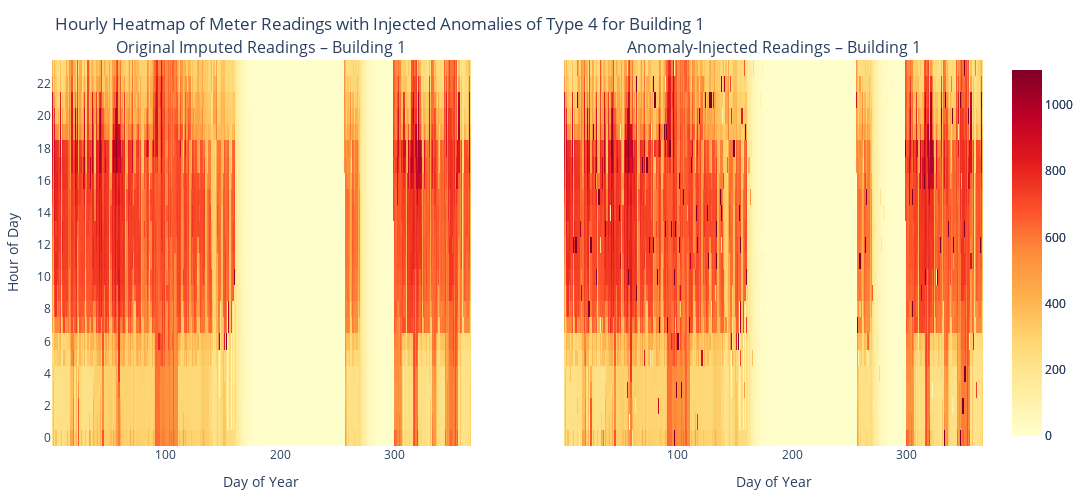

Notebook source saved alongside this figure:
### Code cell
imputed_df = pd.read_csv("electricity_cleaned_imputed.csv")
injected_df = pd.read_csv("OUTPUT_BDG2/MODIFIED/TYPE4/1_modified.csv")  # replace 1 with building ID

building_id = 1  # Specify the building ID you want to visualize
anomaly_type = 4  # Specify the anomaly type you want to visualize



plot_interactive_anomaly_heatmap(
    original_df=imputed_df,
    injected_df=injected_df,
    building_id=building_id,
    output_html_path= f"anomaly_heatmap_building_{building_id}_type_{anomaly_type}.html",  # Save to HTML
    anomaly_type=anomaly_type
)

### Figure 1 — Plotly figure (JSON) as saved in the notebook; plotly's stock layout.template omitted (floating-point values rounded to 4 significant figures; data arrays with more than 128 entries replaced by an {"elided": "..."} marker saying what was removed)
{"data": [{"colorscale": [[0, "rgb(255,255,204)"], [0.125, "rgb(255,237,160)"], [0.25, "rgb(254,217,118)"], [0.375, "rgb(254,178,76)"], [0.5, "rgb(253,141,60)"], [0.625, "rgb(252,78,42)"], [0.75, "rgb(227,26,28)"], [0.875, "rgb(189,0,38)"], [1, "rgb(128,0,38)"]], "hovertemplate": "Hour: %{y}:00<br>Day: %{x}<br>Imputed: %{z:.2f}<extra></extra>", "type": "heatmap", "x": {"elided": "366 int values"}, "xaxis": "x", "y": [0, 1, 2, 3, 4, 5, 6, 7, 8, 9, 10, 11, 12, 13, 14, 15, 16, 17, 18, 19, 20, 21, 22, 23], "yaxis": "y", "z": {"elided": "24x366 float values"}, "zmax": 1106.0, "zmin": 1.139e-05}, {"colorscale": [[0, "rgb(255,255,204)"], [0.125, "rgb(255,237,160)"], [0.25, "rgb(254,217,118)"], [0.375, "rgb(254,178,76)"], [0.5, "rgb(253,141,60)"], [0.625, "rgb(252,78,42)"], [0.75, "rgb(227,26,28)"], [0.875, "rgb(189,0,38)"], [1, "rgb(128,0,38)"]], "customdata": {"elided": "24x366 str values"}, "hovertemplate": "%{customdata}<extra></extra>", "type": "heatmap", "x": {"elided": "366 int values"}, "xaxis": "x2", "y": [0, 1, 2, 3, 4, 5, 6, 7, 8, 9, 10, 11, 12, 13, 14, 15, 16, 17, 18, 19, 20, 21, 22, 23], "yaxis": "y2", "z": {"elided": "24x366 float values"}, "zmax": 1106.0, "zmin": 1.139e-05}], "layout": {"annotations": [{"font": {"size": 16}, "showarrow": false, "text": "Original Imputed Readings – Building 1", "x": 0.225, "xanchor": "center", "xref": "paper", "y": 1, "yanchor": "bottom", "yref": "paper"}, {"font": {"size": 16}, "showarrow": false, "text": "Anomaly-Injected Readings – Building 1", "x": 0.775, "xanchor": "center", "xref": "paper", "y": 1, "yanchor": "bottom", "yref": "paper"}], "height": 500, "margin": {"b": 50, "l": 50, "r": 50, "t": 60}, "title": {"text": "Hourly Heatmap of Meter Readings with Injected Anomalies of Type 4 for Building 1"}, "width": 1400, "xaxis": {"anchor": "y", "domain": [0, 0.45], "title": {"text": "Day of Year"}}, "xaxis2": {"anchor": "y2", "domain": [0.55, 1], "title": {"text": "Day of Year"}}, "yaxis": {"anchor": "x", "domain": [0, 1], "tickmode": "array", "tickvals": [0, 2, 4, 6, 8, 10, 12, 14, 16, 18, 20, 22], "title": {"text": "Hour of Day"}}, "yaxis2": {"anchor": "x2", "domain": [0, 1], "matches": "y", "showticklabels": false}}}
